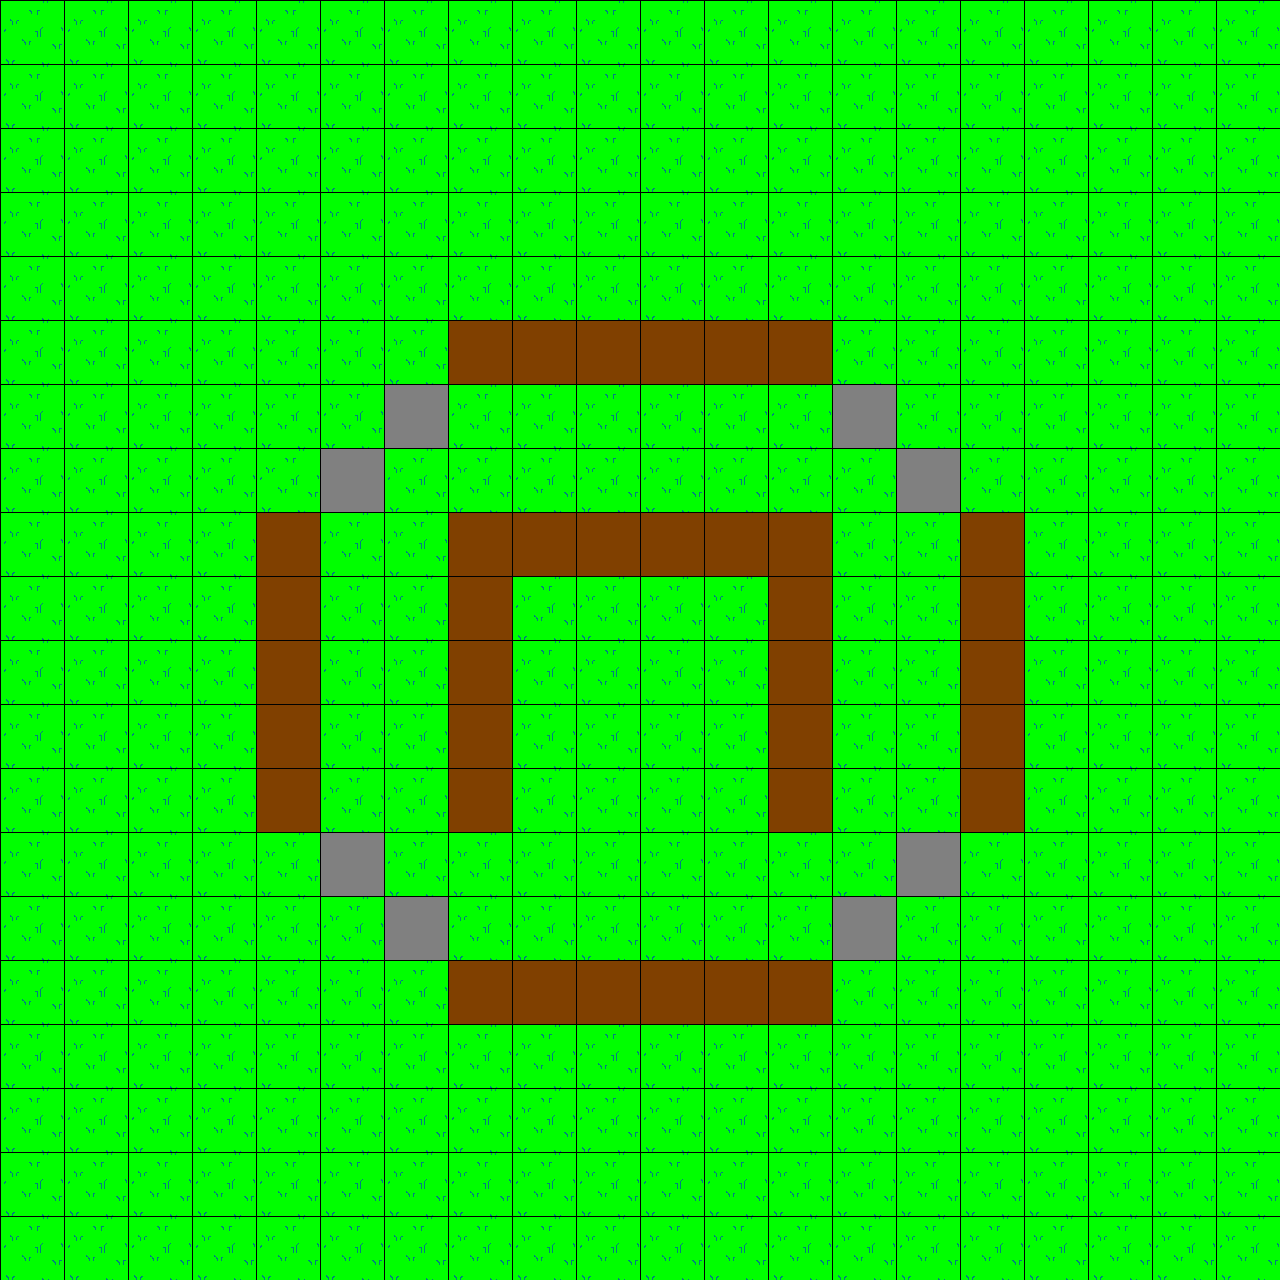

Tiled map render using the project's own tile images. Description and the whole map definition, tile-layer contents included, below:
An orthogonal 20x20 tile map with 64x64 px tiles, 3 tile layers (Background, Powerups, Graphics) and 15 objects.

<map version="1.9" tiledversion="1.9.1" orientation="orthogonal" renderorder="right-down" width="20" height="20" tilewidth="64" tileheight="64" infinite="0" nextlayerid="7" nextobjectid="32">
 <tileset firstgid="1" source="tiles.tsx" />
 <layer id="1" name="Background" width="20" height="20">
  <data encoding="csv">
5,5,5,5,5,5,5,5,5,5,5,5,5,5,5,5,5,5,5,5,
5,5,5,5,5,5,5,5,5,5,5,5,5,5,5,5,5,5,5,5,
5,5,5,5,5,5,5,5,5,5,5,5,5,5,5,5,5,5,5,5,
5,5,5,5,5,5,5,5,5,5,5,5,5,5,5,5,5,5,5,5,
5,5,5,5,5,5,5,5,5,5,5,5,5,5,5,5,5,5,5,5,
5,5,5,5,5,5,5,5,5,5,5,5,5,5,5,5,5,5,5,5,
5,5,5,5,5,5,5,5,5,5,5,5,5,5,5,5,5,5,5,5,
5,5,5,5,5,5,5,5,5,5,5,5,5,5,5,5,5,5,5,5,
5,5,5,5,5,5,5,5,5,5,5,5,5,5,5,5,5,5,5,5,
5,5,5,5,5,5,5,5,5,5,5,5,5,5,5,5,5,5,5,5,
5,5,5,5,5,5,5,5,5,5,5,5,5,5,5,5,5,5,5,5,
5,5,5,5,5,5,5,5,5,5,5,5,5,5,5,5,5,5,5,5,
5,5,5,5,5,5,5,5,5,5,5,5,5,5,5,5,5,5,5,5,
5,5,5,5,5,5,5,5,5,5,5,5,5,5,5,5,5,5,5,5,
5,5,5,5,5,5,5,5,5,5,5,5,5,5,5,5,5,5,5,5,
5,5,5,5,5,5,5,5,5,5,5,5,5,5,5,5,5,5,5,5,
5,5,5,5,5,5,5,5,5,5,5,5,5,5,5,5,5,5,5,5,
5,5,5,5,5,5,5,5,5,5,5,5,5,5,5,5,5,5,5,5,
5,5,5,5,5,5,5,5,5,5,5,5,5,5,5,5,5,5,5,5,
5,5,5,5,5,5,5,5,5,5,5,5,5,5,5,5,5,5,5,5
</data>
 </layer>
 <layer id="5" name="Powerups" width="20" height="20">
  <data encoding="csv">
0,66,66,66,66,66,66,66,66,66,66,66,66,66,66,66,66,66,0,0,
66,66,66,66,66,66,66,66,66,66,66,66,66,66,66,66,66,66,66,66,
66,66,66,66,66,66,66,66,66,66,66,66,66,66,66,66,66,66,66,66,
66,66,66,66,66,66,66,66,66,66,66,66,66,66,66,66,66,66,66,66,
66,66,66,66,66,66,66,66,66,66,66,66,66,66,66,66,66,66,66,66,
66,66,66,66,0,0,0,0,0,0,0,0,0,0,0,66,66,0,66,0,
66,66,66,66,0,0,4,0,0,0,0,0,0,4,0,66,66,0,66,0,
66,66,66,0,0,4,0,0,0,0,0,0,0,0,4,0,0,0,66,0,
66,66,66,0,0,0,0,0,0,0,0,0,0,0,0,0,0,0,66,0,
66,66,66,0,0,0,0,0,0,0,0,0,0,0,0,0,0,0,66,0,
66,66,66,0,0,0,0,0,0,0,0,0,0,0,0,0,0,66,66,0,
66,66,0,0,0,0,0,0,0,0,0,0,0,0,0,0,0,66,66,0,
0,66,0,0,0,0,0,0,0,0,0,0,0,0,0,0,66,66,66,0,
0,0,0,0,0,4,0,0,0,0,0,0,0,0,4,0,66,66,66,0,
0,0,0,0,0,0,4,0,0,0,0,0,0,4,0,0,66,66,66,0,
0,0,0,0,0,0,0,0,0,0,0,0,0,0,0,0,66,66,0,0,
0,0,0,0,0,66,0,0,0,0,0,0,0,0,66,66,66,66,0,0,
0,66,66,66,66,66,66,66,66,66,66,66,66,66,66,66,66,66,0,0,
0,66,66,66,66,66,66,66,66,66,66,66,66,66,66,66,0,0,0,0,
0,0,0,0,0,0,66,66,66,66,66,66,66,66,66,66,0,0,0,0
</data>
 </layer>
 <layer id="3" name="Graphics" width="20" height="20">
  <data encoding="csv">
0,0,0,66,66,66,66,0,0,0,0,0,0,0,0,0,0,0,0,0,
0,0,66,66,66,66,66,66,66,66,66,66,66,0,0,0,0,0,0,0,
0,0,66,66,66,66,66,66,66,66,66,66,66,66,66,0,0,0,0,0,
0,0,66,66,66,66,0,0,0,0,66,35,35,35,0,0,0,0,0,0,
0,66,66,66,66,66,0,0,0,0,0,0,0,0,0,0,0,0,0,0,
0,66,66,66,66,66,0,2,2,2,2,2,2,0,0,0,0,0,0,0,
0,0,0,0,0,0,3,0,0,0,0,0,0,3,0,0,0,0,0,0,
0,0,0,0,0,3,0,0,0,0,0,0,0,0,3,0,0,0,0,0,
0,0,0,0,2,0,0,2,2,2,2,2,2,0,0,2,0,0,0,0,
0,0,0,0,2,0,0,2,0,0,0,0,2,0,0,2,0,0,0,0,
0,0,0,0,2,0,0,2,0,0,0,0,2,0,0,2,0,0,0,0,
0,0,0,0,2,0,0,2,0,0,0,0,2,0,0,2,0,0,0,0,
0,0,0,0,2,0,0,2,0,0,0,0,2,0,0,2,0,0,0,0,
0,0,0,0,0,3,0,0,0,0,0,0,0,0,3,0,0,0,0,0,
0,0,0,0,0,0,3,0,0,0,0,0,0,3,0,0,0,0,0,0,
0,0,0,0,0,0,0,2,2,2,2,2,2,0,0,0,0,0,0,0,
0,0,0,0,0,0,0,0,0,0,0,0,0,0,0,0,0,0,0,0,
0,0,0,0,0,0,0,0,0,0,0,0,0,0,0,0,0,0,0,0,
0,0,0,0,0,0,0,0,0,0,0,0,0,0,0,0,0,0,0,0,
0,0,0,0,0,0,0,0,0,0,0,0,0,0,0,0,0,0,0,0
</data>
 </layer>
 <objectgroup id="6" name="powerups" />
 <objectgroup id="2" name="permwalls">
  <object id="13" x="448" y="384">
   <polygon points="0,0 384,0 384,-64 0,-64" />
  </object>
  <object id="14" x="960" y="512">
   <polygon points="0,0 0,320 64,320 64,0" />
  </object>
  <object id="16" x="832" y="832">
   <polygon points="0,0 0,-320 -64,-320 -64,0" />
  </object>
  <object id="17" x="768" y="576">
   <polygon points="0,0 0,-64 -256,-64 -256,0" />
  </object>
  <object id="19" x="512" y="512">
   <polygon points="0,0 -64,0 -64,320 0,320" />
  </object>
  <object id="20" x="320" y="512">
   <polygon points="0,0 -64,0 -64,320 0,320" />
  </object>
  <object id="21" x="448" y="960">
   <polygon points="0,0 384,0 384,64 0,64" />
  </object>
 </objectgroup>
 <objectgroup id="4" name="destroywalls">
  <object id="23" x="832" y="896">
   <polygon points="0,0 0,64 64,64 64,0" />
  </object>
  <object id="24" x="896" y="896">
   <polygon points="0,0 64,0 64,-64 0,-64" />
  </object>
  <object id="25" x="960" y="512">
   <polygon points="0,0 0,-64 -64,-64 -64,0" />
  </object>
  <object id="26" x="896" y="448">
   <polygon points="0,0 0,-64 -64,-64 -64,0" />
  </object>
  <object id="27" x="448" y="448">
   <polygon points="0,0 0,-64 -64,-64 -64,0 0,0" />
  </object>
  <object id="28" x="384" y="512">
   <polygon points="0,0 0,-64 -64,-64 -64,0" />
  </object>
  <object id="29" x="384" y="896">
   <polygon points="0,0 0,-64 -64,-64 -64,0" />
  </object>
  <object id="30" x="384" y="896">
   <polygon points="0,0 64,0 64,64 0,64" />
  </object>
 </objectgroup>
</map>